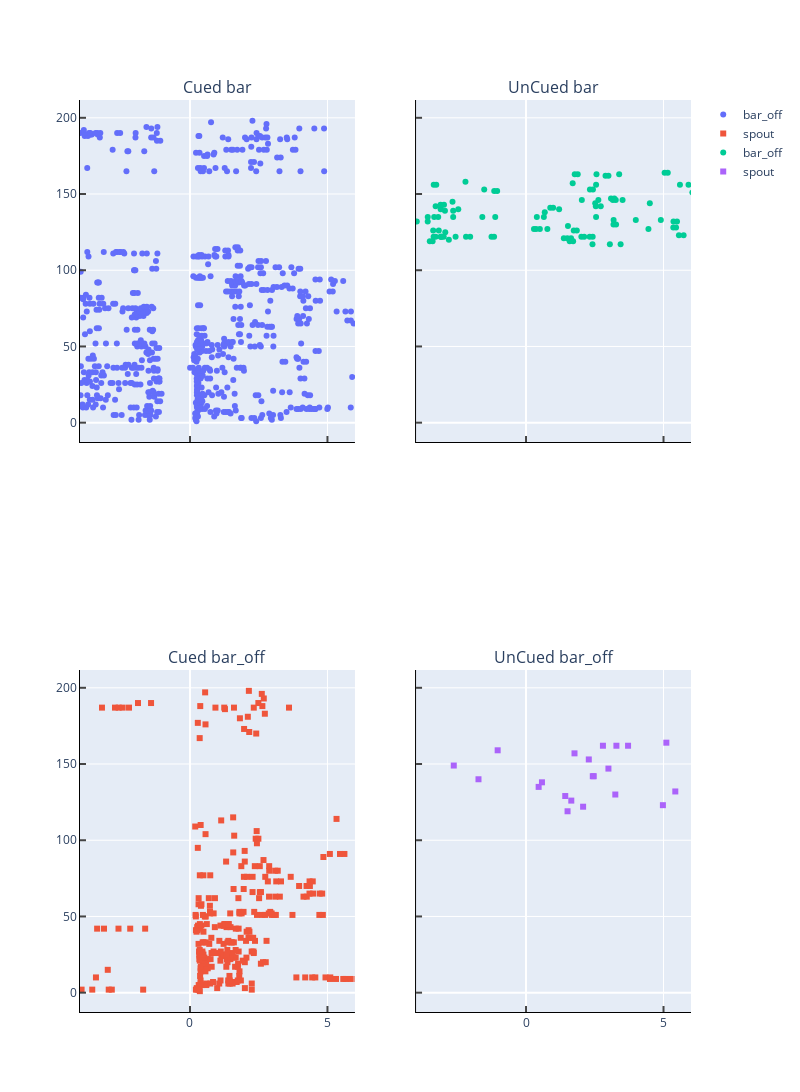

The notebook cell this image was saved under:
### Code cell
exp_cohort_subset.sessions[9].plot_trials(['bar_off','spout'])

### Figure 1 — Plotly figure (JSON) as saved in the notebook; plotly's stock layout.template omitted (floating-point values rounded to 4 significant figures; data arrays with more than 128 entries replaced by an {"elided": "..."} marker saying what was removed)
{"data": [{"marker": {"symbol": "circle"}, "mode": "markers", "name": "bar_off", "type": "scatter", "x": {"elided": "744 float values"}, "xaxis": "x", "y": {"elided": "744 int values"}, "yaxis": "y"}, {"marker": {"symbol": "square"}, "mode": "markers", "name": "spout", "type": "scatter", "x": {"elided": "287 float values"}, "xaxis": "x3", "y": {"elided": "287 int values"}, "yaxis": "y3"}, {"marker": {"symbol": "circle"}, "mode": "markers", "name": "bar_off", "type": "scatter", "x": {"elided": "310 float values"}, "xaxis": "x2", "y": {"elided": "310 int values"}, "yaxis": "y2"}, {"marker": {"symbol": "square"}, "mode": "markers", "name": "spout", "type": "scatter", "x": [18.76, 22.07, 22.36, 22.37, 22.39, 22.46, 24.19, 9.111, 1.51, 2.076, 4.978, 28.07, 28.46, 28.73, 1.646, 1.426, 3.247, 30, 30.7, 31.04, 5.429, 30.0, 0.459, 25, 27, 0.579, 12.19, -1.729, 2.428, 2.463, 12.73, 26.07, 2.997, 23.07, -2.628, 26.07, 11.28, 12.68, 2.283, 22.01, 17.21, 17.77, 18.57, 20, 20.06, 1.763, 30.07, -1.032, 6.356, 26.07, 26.06, 2.797, 3.287, 3.711, 5.103], "xaxis": "x4", "y": [116, 117, 117, 117, 117, 117, 117, 118, 119, 122, 123, 124, 124, 124, 126, 129, 130, 131, 131, 131, 132, 133, 135, 136, 137, 138, 139, 140, 142, 142, 143, 144, 147, 148, 149, 149, 150, 152, 153, 154, 155, 155, 155, 156, 156, 157, 158, 159, 159, 160, 161, 162, 162, 162, 164], "yaxis": "y4"}], "layout": {"annotations": [{"font": {"size": 16}, "showarrow": false, "text": "Cued bar", "x": 0.225, "xanchor": "center", "xref": "paper", "y": 1, "yanchor": "bottom", "yref": "paper"}, {"font": {"size": 16}, "showarrow": false, "text": "UnCued bar", "x": 0.775, "xanchor": "center", "xref": "paper", "y": 1, "yanchor": "bottom", "yref": "paper"}, {"font": {"size": 16}, "showarrow": false, "text": "Cued bar_off", "x": 0.225, "xanchor": "center", "xref": "paper", "y": 0.375, "yanchor": "bottom", "yref": "paper"}, {"font": {"size": 16}, "showarrow": false, "text": "UnCued bar_off", "x": 0.775, "xanchor": "center", "xref": "paper", "y": 0.375, "yanchor": "bottom", "yref": "paper"}], "height": 1200, "width": 800, "xaxis": {"anchor": "y", "domain": [0, 0.45], "linecolor": "black", "matches": "x3", "range": [-4, 6], "showline": true, "showticklabels": false, "tickfont": {"size": 12}, "ticklen": 6, "ticks": "inside", "tickwidth": 2}, "xaxis2": {"anchor": "y2", "domain": [0.55, 1], "linecolor": "black", "matches": "x4", "range": [-4, 6], "showline": true, "showticklabels": false, "tickfont": {"size": 12}, "ticklen": 6, "ticks": "inside", "tickwidth": 2}, "xaxis3": {"anchor": "y3", "domain": [0, 0.45], "linecolor": "black", "range": [-4, 6], "showline": true, "tickfont": {"size": 12}, "ticklen": 6, "ticks": "inside", "tickwidth": 2}, "xaxis4": {"anchor": "y4", "domain": [0.55, 1], "linecolor": "black", "range": [-4, 6], "showline": true, "tickfont": {"size": 12}, "ticklen": 6, "ticks": "inside", "tickwidth": 2}, "yaxis": {"anchor": "x", "autorange": true, "domain": [0.625, 1], "linecolor": "black", "showline": true, "tickfont": {"size": 12}, "ticklen": 6, "ticks": "inside", "tickwidth": 2}, "yaxis2": {"anchor": "x2", "autorange": true, "domain": [0.625, 1], "linecolor": "black", "matches": "y", "showline": true, "showticklabels": false, "tickfont": {"size": 12}, "ticklen": 6, "ticks": "inside", "tickwidth": 2}, "yaxis3": {"anchor": "x3", "autorange": true, "domain": [0, 0.375], "linecolor": "black", "showline": true, "tickfont": {"size": 12}, "ticklen": 6, "ticks": "inside", "tickwidth": 2}, "yaxis4": {"anchor": "x4", "autorange": true, "domain": [0, 0.375], "linecolor": "black", "matches": "y3", "showline": true, "showticklabels": false, "tickfont": {"size": 12}, "ticklen": 6, "ticks": "inside", "tickwidth": 2}}}
